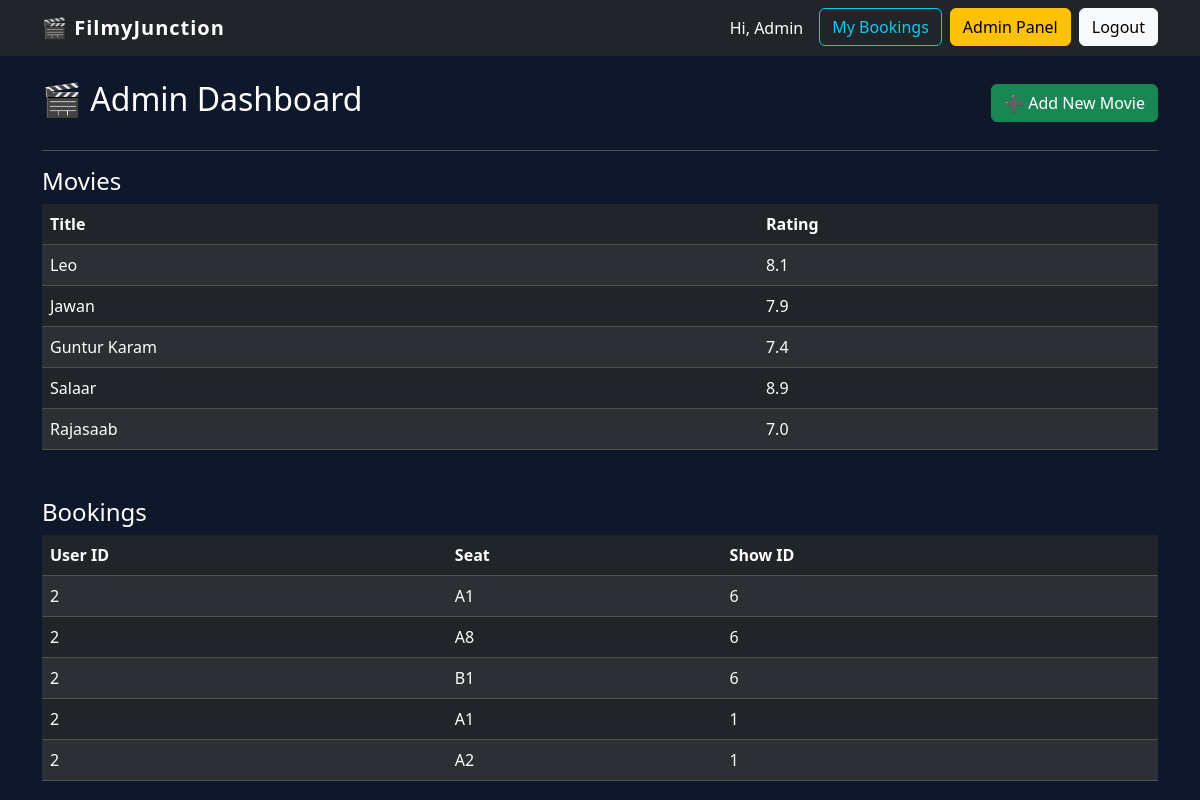
Page /admin (signed in) on the earlier database version.
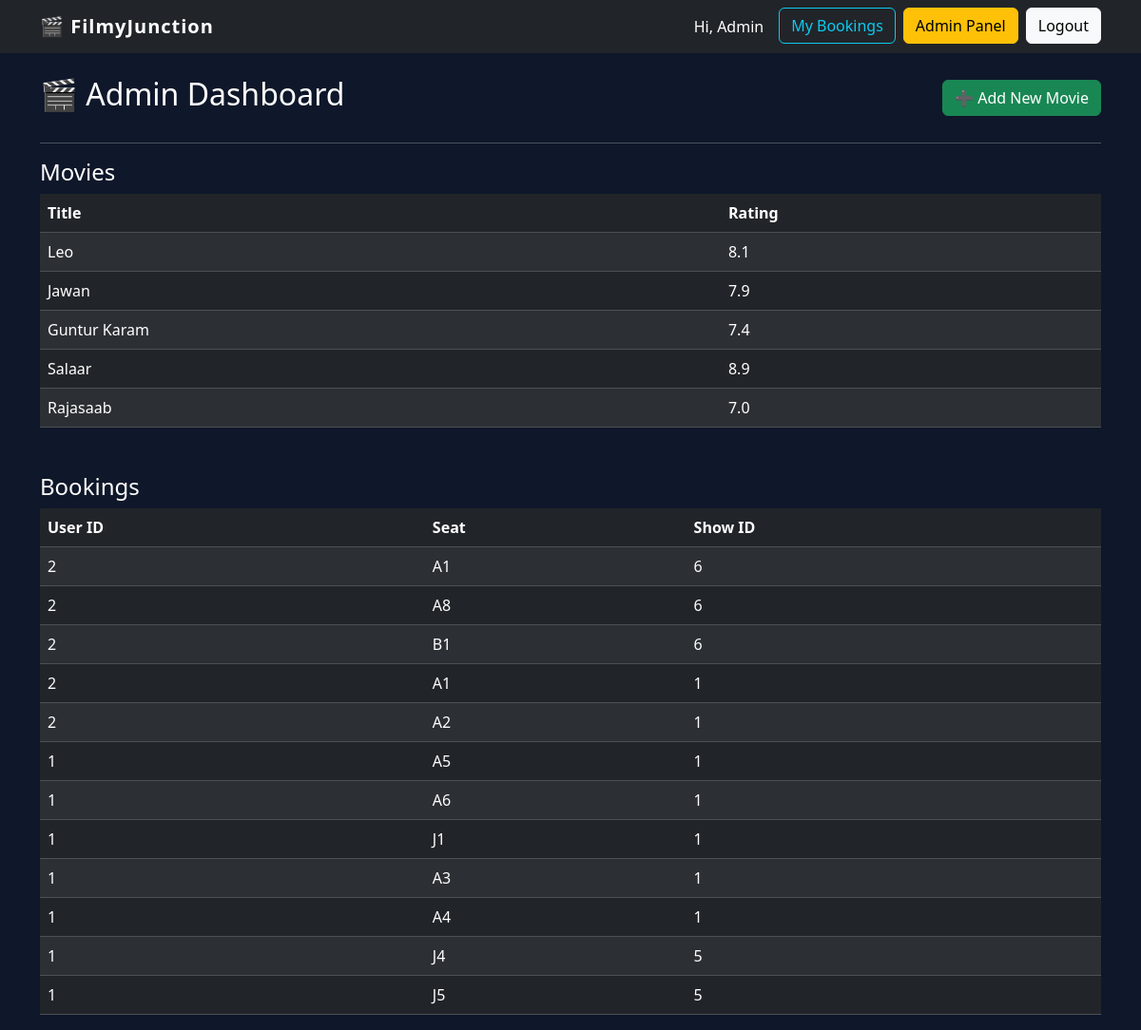
Same page on the later database version.
### models.py (models this page shows)
class Movie(db.Model):
    id = db.Column(db.Integer, primary_key=True)
    title = db.Column(db.String(100), nullable=False)
    poster = db.Column(db.String(200), nullable=False)
    rating = db.Column(db.Float, nullable=False)
    description = db.Column(db.Text, nullable=False)

class SeatBooking(db.Model):
    id = db.Column(db.Integer, primary_key=True)
    show_id = db.Column(db.Integer, db.ForeignKey('show.id'), nullable=False)
    seat_number = db.Column(db.String(5), nullable=False)
    user_id = db.Column(db.Integer, db.ForeignKey('user.id'), nullable=False)
    show = db.relationship('Show')
    user = db.relationship('User')

### app.py (the view)
@app.route("/admin")
@login_required
def admin_dashboard():
    if not current_user.is_admin:
        abort(403)
    movies = Movie.query.all()
    bookings = SeatBooking.query.all()
    return render_template("admin/dashboard.html",
        movies=movies,
        bookings=bookings
    )

### app.py (called while the page is built)
@login_manager.user_loader
def load_user(user_id):
    return User.query.get(int(user_id))

### templates/admin/dashboard.html (shortened to what this page needs)
{% extends "base.html" %}
{% block content %}
<div class="d-flex justify-content-between align-items-center mb-4">
  <h2>🎬 Admin Dashboard</h2>
  <a href="{{ url_for('add_movie') }}"
     class="btn btn-success">
     ➕ Add New Movie
  </a>
</div>
<hr>
<h4>Movies</h4>
<table class="table table-dark table-striped">
  <thead>
    <tr>
      <th>Title</th>
      <th>Rating</th>
    </tr>
  </thead>
  <tbody>
    {% for movie in movies %}
    <tr>
      <td>{{ movie.title }}</td>
      <td>{{ movie.rating }}</td>
    </tr>
    {% endfor %}
  </tbody>
</table>
<h4 class="mt-5">Bookings</h4>
<table class="table table-dark table-striped">
  <thead>
    <tr>
      <th>User ID</th>
      <th>Seat</th>
      <th>Show ID</th>
    </tr>
  </thead>
  <tbody>
    {% for booking in bookings %}
    <tr>
      <td>{{ booking.user_id }}</td>
      <td>{{ booking.seat_number }}</td>
      <td>{{ booking.show_id }}</td>
    </tr>
    {% endfor %}
  </tbody>
</table>
{% endblock %}

Differences in the rows shown:
added SeatBooking: user_id "1", seat_number "A5", show_id "1"
added SeatBooking: user_id "1", seat_number "A6", show_id "1"
added SeatBooking: user_id "1", seat_number "J1", show_id "1"
added SeatBooking: user_id "1", seat_number "A3", show_id "1"
added SeatBooking: user_id "1", seat_number "A4", show_id "1"
added SeatBooking: user_id "1", seat_number "J4", show_id "5"
added SeatBooking: user_id "1", seat_number "J5", show_id "5"
